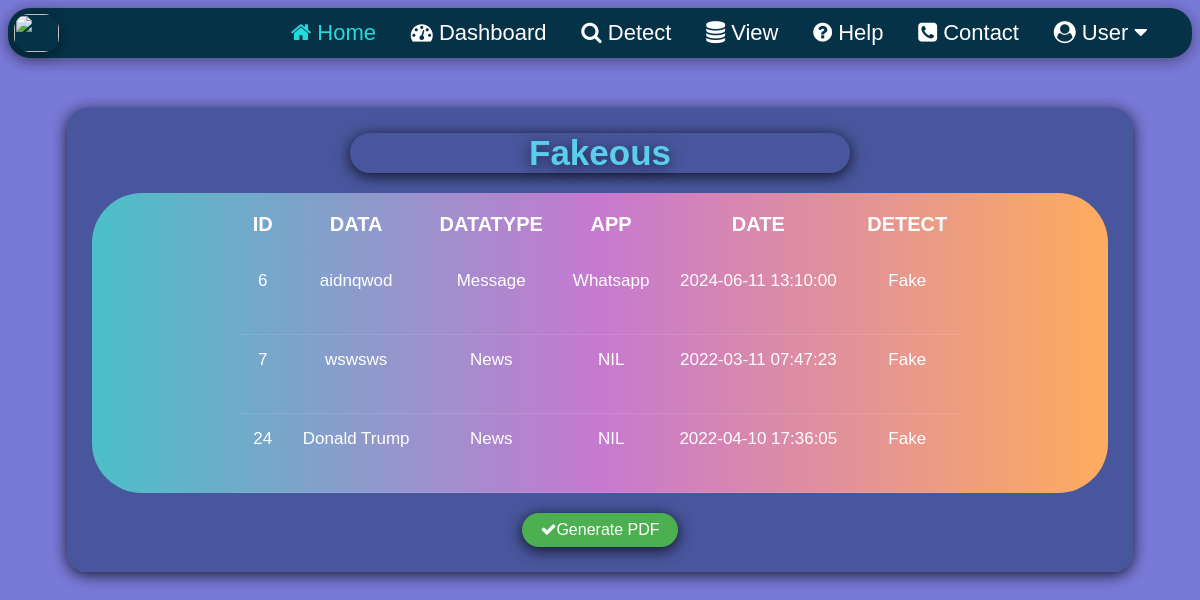
/view (signed in), run on the app's committed database.
### db/model.py (models this page shows)
class Records(db.Model) :
    __tablename__ = 'Records'
    id          = db.Column(db.Integer, primary_key= True)
    data        = db.Column(db.String(700), nullable= False)
    date        = db.Column(db.DateTime, nullable= False)
    account_id  = db.Column(db.Integer,db.ForeignKey('Account.id'), nullable=False)
    datatype_id = db.Column(db.Integer,db.ForeignKey('Datatype.id'), nullable=False)
    app_id      = db.Column(db.Integer,db.ForeignKey('App.id'), nullable=True)
    detect_id   = db.Column(db.Integer,db.ForeignKey('Detect.id'), nullable=False)

class Datatype(db.Model):
    __tablename__ = 'Datatype'
    id                  = db.Column(db.Integer,  primary_key= True)
    datatype            = db.Column(db.String(7), nullable=False, unique=True)
    account_datatype    = db.relationship('Records',backref='datatype',lazy=True)

class App(db.Model):
    __tablename__ = 'App'
    id      = db.Column(db.Integer,  primary_key= True)
    app     = db.Column(db.String(10), nullable=False, unique=True)
    account_app = db.relationship('Records',backref='app',lazy=True)

class Detect(db.Model):
    __tablename__ = 'Detect'
    id = db.Column(db.Integer, primary_key= True)
    result   = db.Column(db.String(4), nullable=False, unique=True)
    account_detect = db.relationship('Records',backref='detect',lazy=True)

### app/view_profile.py (the view)
@app.route('/view')
def view():
    if 'user' in session:
        records = db.session.execute('''SELECT Records.id, Records.data, Records.date, Datatype.datatype , App.app, Detect.result
                                                    From Records JOIN Datatype JOIN App JOIN Detect
                                                    WHERE Records.datatype_id == Datatype.id AND
                                                          Records.app_id==App.id AND
                                                          Records.detect_id==Detect.id AND
                                                          Records.account_id == :account''',{'account':session['user'] } )
        return render_template('view.html', records = records)
    else:
        return redirect( url_for('login') )

### templates/view.html (shortened to what this page needs)
{% extends "base2.html" %}
{% block style %}<link rel="stylesheet" type="text/css" href="{{ url_for('static', filename ='css/view.css') }}">{% endblock %}
{% block content %}
<div class="container">
<center><b><h1>Fakeous</h1></b></center><br>
  <div class="tbl-header">
    <table cellpadding="0" cellspacing="0">
      <thead>
      <tr>
          <th>id</th>
          <th>Data</th>
          <th>Datatype</th>
          <th>App</th>
          <th>Date</th>
          <th colspan="2">Detect</th>
     </tr>
      </thead>
      {% if records %}
      {% for record in records %}
      <tr>
      <td> {{record[0]}}</td>
      <td> {{record[1]}}</td>
      <td> {{record[3]}}</td>
      <td> {{record[4]}}</td>
      <td> {{record[2].split('.')[0]}}</td>
      <td colspan="2"> {{record[5]}}</td>
    </tr>
      {% endfor %}
      {% endif %}
</table>
  </div><br>
<form method="post" action="Pdf.php" target="_blank">
   <center><b><button class="button" name="generate_pdf"><i class="fa fa-check" style='font-size:16px'></i>Generate PDF</button></b></center>
</form>
</div>
{% endblock %}

### static/css/base.css (style rules this page uses)
body { font-family: Arial; font-size: 17px; padding: 8px; background-color: rgb(121, 121, 216); height: 1000px; background-position: center; background-repeat: no-repeat; background-size: cover; position: relative; margin: 0; font-family: Arial, Helvetica, sans-serif; font-family: sans-serif; overflow: scroll; user-select: none; }
* { box-sizing: border-box; margin: 0; padding: 0; list-style: none; text-decoration: none; }

### static/css/view.css (style rules this page uses)
body { overflow: scroll; }
.button { padding: 8px 18px; font-size: 16px; text-align: center; cursor: pointer; outline: none; color: #fff; background: #4CAF50; border: none; border-radius: 30px; box-shadow: 0 3px 15px rgba(0,0,0,.8); }
.container { border-radius: 20px; background-color:#063247; background-color:rgba(53, 73, 135, 0.721); padding: 25px; width:90%; margin:auto; margin-top: 50px; box-shadow: 0 3px 15px rgba(0,0,0,.8); }
table { margin: auto; table-layout: auto width: 100%; max-width: 97%; min-height: 300px; }
.tbl-header { background: -webkit-linear-gradient(to right, #4BC0C8, #C779D0, #FEAC5E); background: linear-gradient(to right, #4BC0C8, #C779D0, #FEAC5E); border-radius:50px; }
tr { min-height: 3cm; }
th { padding: 20px 15px; text-align: center; font-weight: bold; font-size: 20px; color: #fff; text-transform: uppercase; }
td { padding: 15px; text-align: center; vertical-align:text-top; font-weight: 300; font-size: 17px; color: #fff; border-bottom: solid 1px rgba(255,255,255,0.1); max-height: 4cm; }
h1 { font-size:35px; color:rgb(91, 206, 238); text-shadow: 0 3px 15px rgba(0,0,0,0.6); box-shadow: 0 3px 15px rgba(0,0,0,0.8); border-radius:50px; width:500px; }

### data on the page
Records: id "6", data "aidnqwod", datatype "Message", app "Whatsapp", date "2024-06-11 13:10:00", result "Fake"
Records: id "7", data "wswsws", datatype "News", app "NIL", date "2022-03-11 07:47:23", result "Fake"
Records: id "24", data "Donald Trump", datatype "News", app "NIL", date "2022-04-10 17:36:05", result "Fake"
